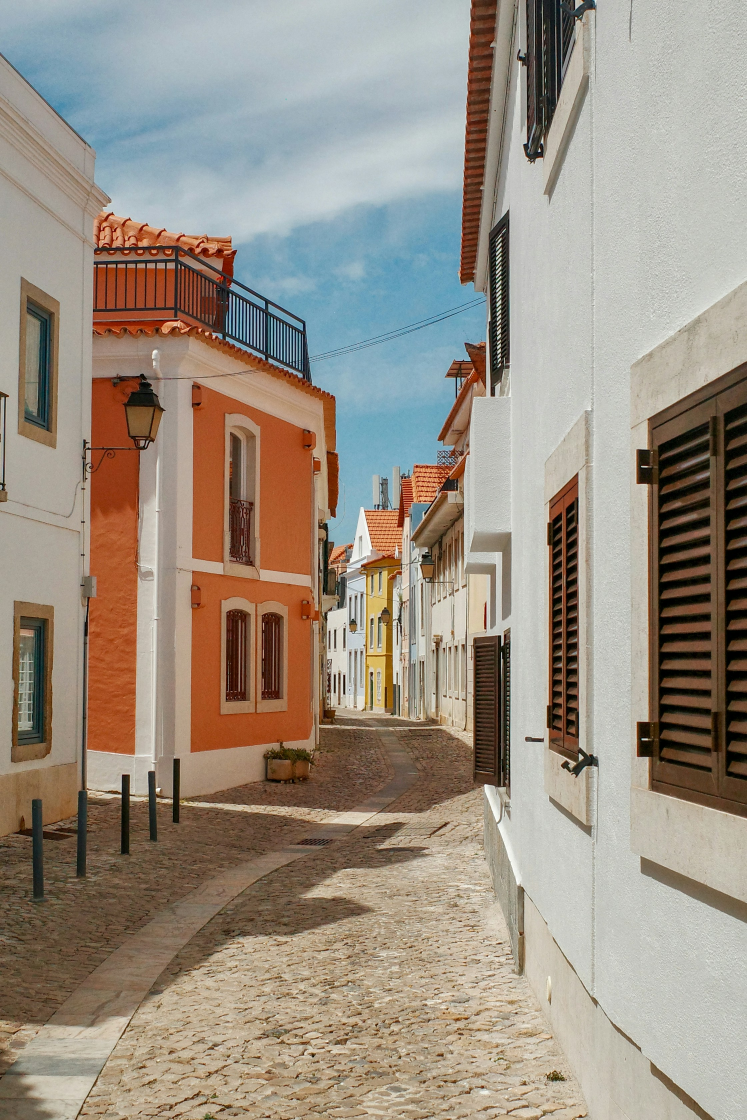
#> input picture test_images/imagenet/1.jpg, 2240 x 3360 px (shown at 1/3 size); its folder holds 4 pictures in this run
$ python resize_images.py
#> lines starting #> are read from the running program, lines starting #| are printed output that depends on the picture
import os
from PIL import Image

input_dir = 'test_images/imagenet'
output_dir = 'test_images/imagenet_512'
os.makedirs(output_dir, exist_ok=True)

files = [f for f in os.listdir(input_dir) if f.lower().endswith(('.jpg', '.jpeg', '.png'))]

for i, fname in enumerate(files):
    img = Image.open(os.path.join(input_dir, fname)).convert('RGB')
#> img is the input picture: PIL image 2240x3360 RGB; mean R, G, B 154.7, 143.9, 130.7
    img = img.resize((512, 512), Image.LANCZOS)
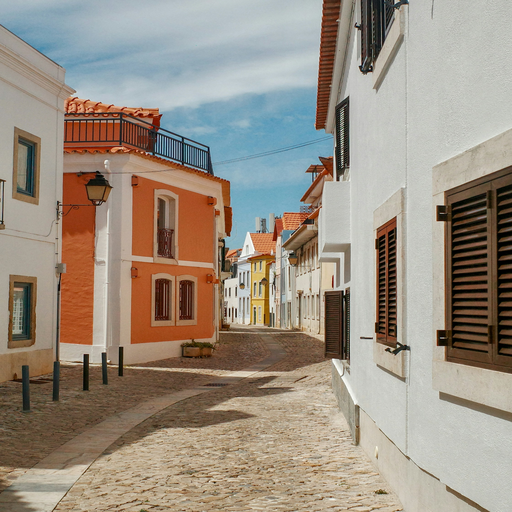
#> img: PIL image 512x512 RGB; mean R, G, B 154.7, 143.9, 130.7
    img.save(os.path.join(output_dir, fname))
    print(f'Resized {i+1}/{len(files)}: {fname}')
#> pass 2 of the loop `for i, fname in enumerate(files):`:
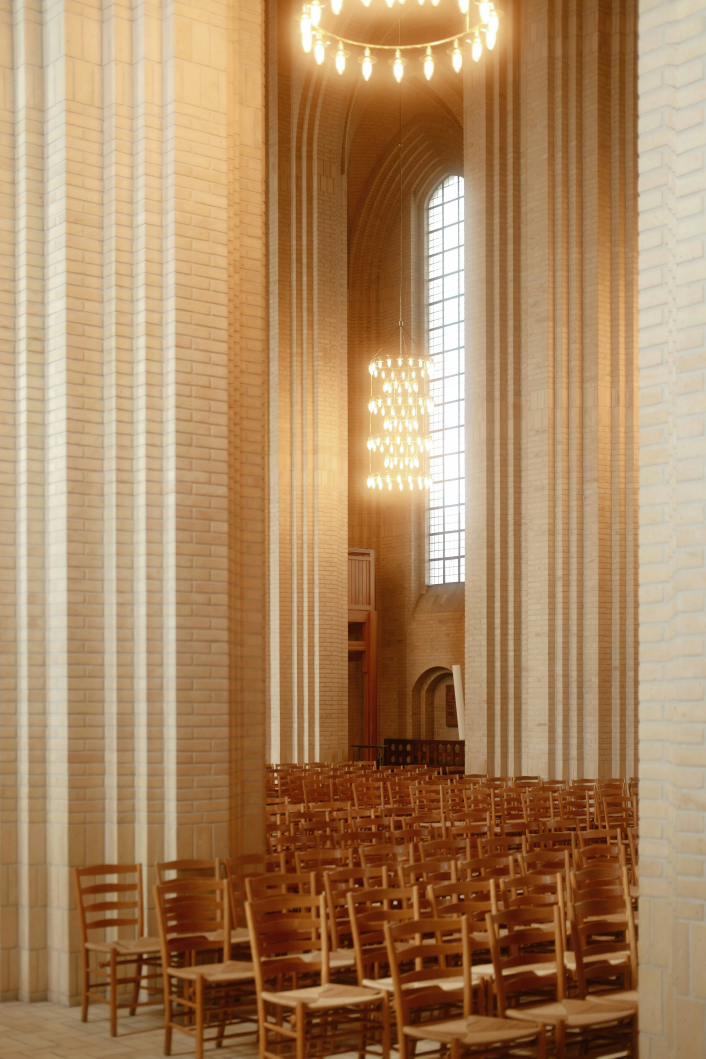
#> input picture test_images/imagenet/11.jpg, 3528 x 5292 px (shown at 1/5 size)
#> img is the input picture: PIL image 3528x5292 RGB; mean R, G, B 170.2, 134.1, 96.1
#> `img = img.resize((512, 512), Image.LANCZOS)`:
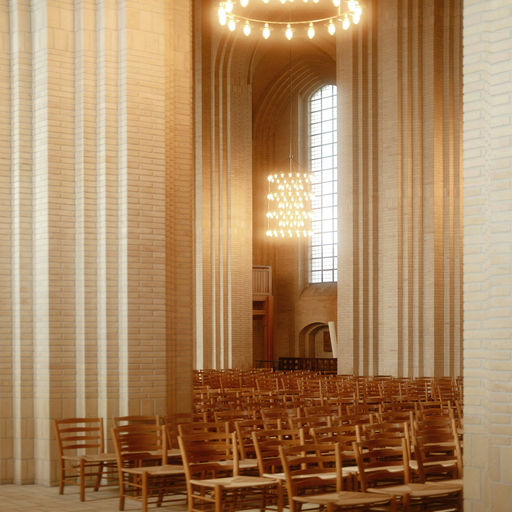
#> img: PIL image 512x512 RGB; mean R, G, B 170.2, 134.1, 96.1
#> pass 3 of the loop `for i, fname in enumerate(files):`:
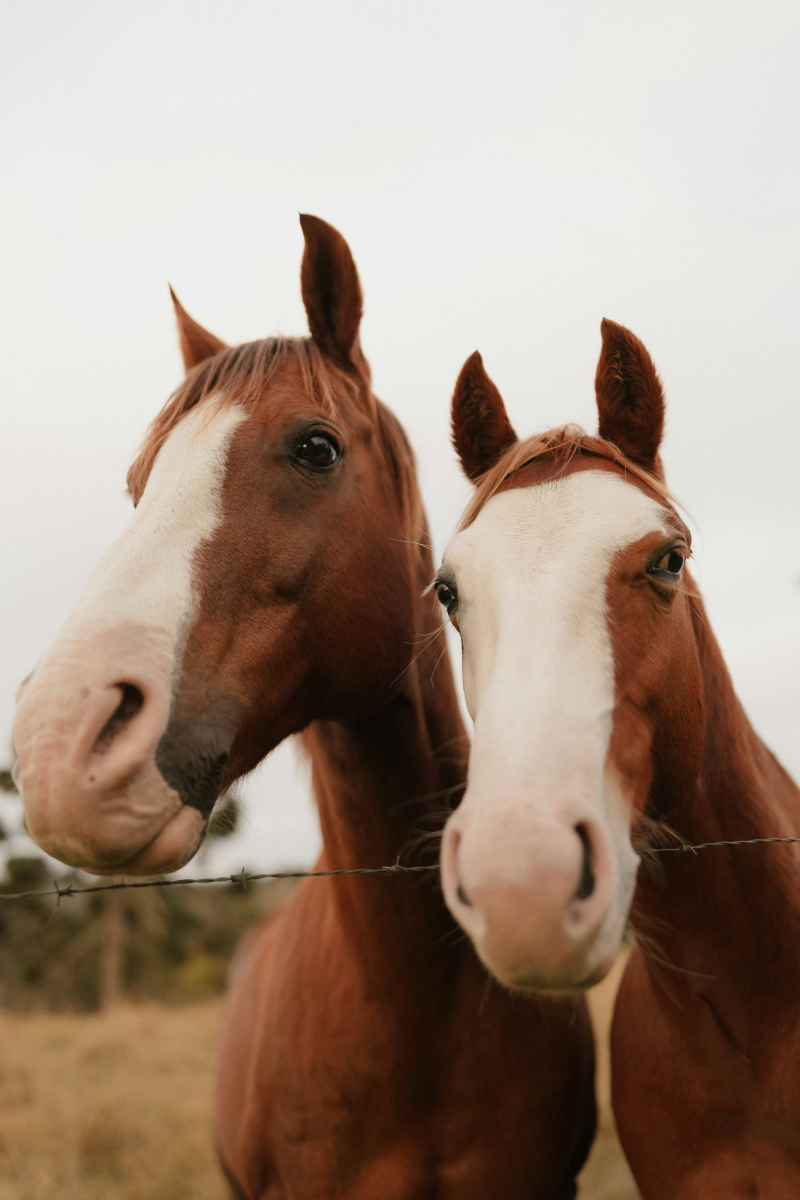
#> input picture test_images/imagenet/13.jpg, 4000 x 6000 px (shown at 1/5 size)
#> img is the input picture: PIL image 4000x6000 RGB; mean R, G, B 160.9, 141, 126.5
#> `img = img.resize((512, 512), Image.LANCZOS)`:
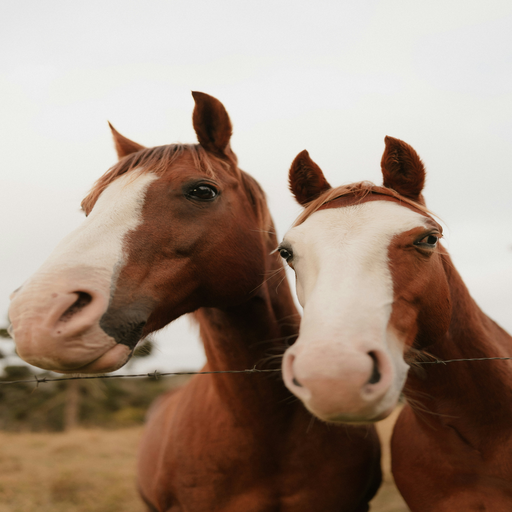
#> img: PIL image 512x512 RGB; mean R, G, B 160.9, 141, 126.5
#> the loop made 4 passes; the first 3 are shown

print('Gotovo!')
